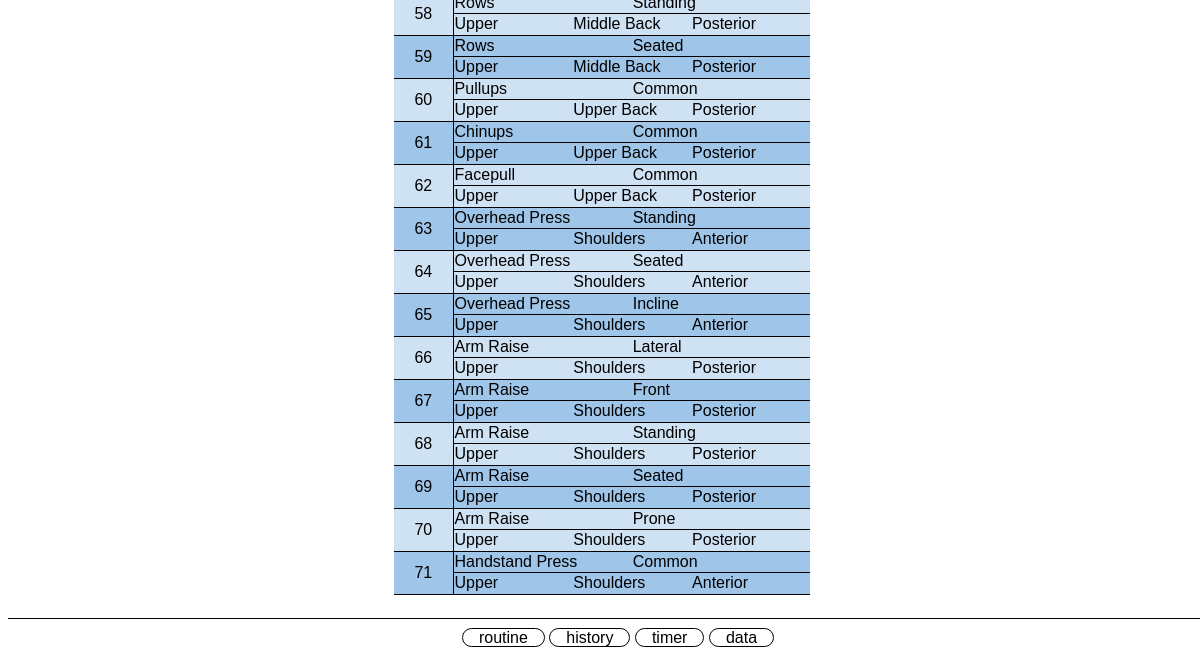
The app's page /exercises (lower part), older data.
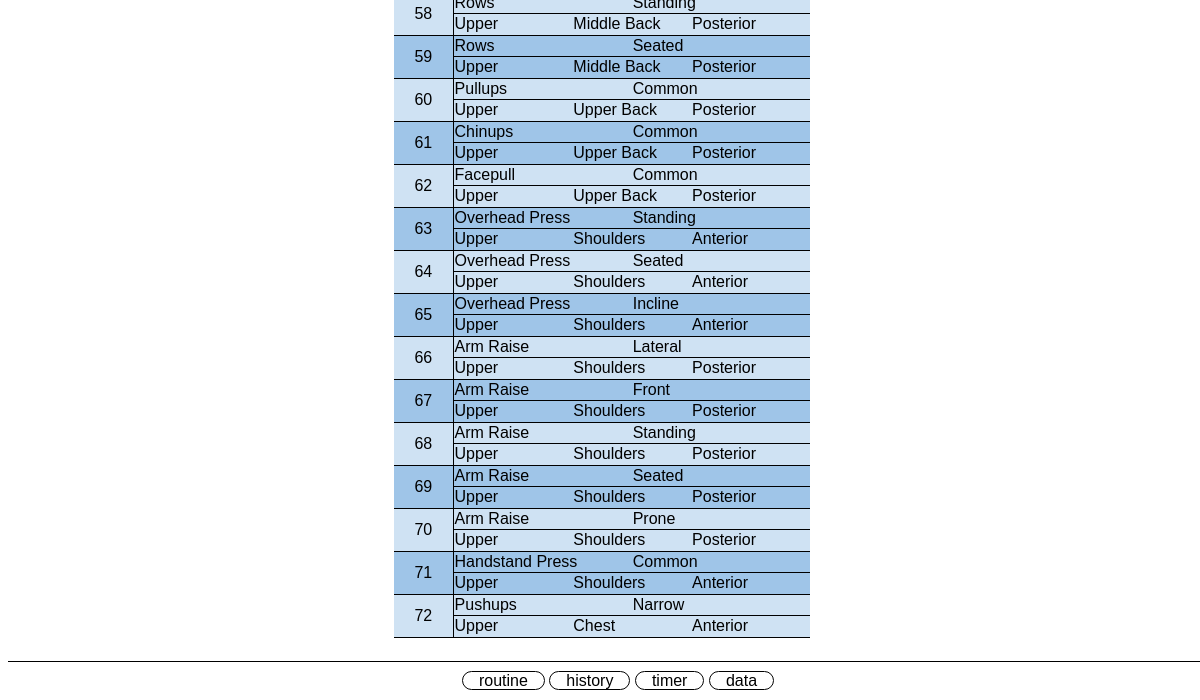
The same page, newer data.
### tables this page shows
CREATE TABLE exercises (
        exercise_id INTEGER PRIMARY KEY,
        exercise TEXT NOT NULL,
        variation TEXT,
        focus TEXT,
        chain TEXT,
        muscle TEXT
    );

### app.py (the view)
@app.route("/exercises", methods=["GET", "POST"])
def exercises():
    if request.method == "POST":
        exercise = request.form.get("exercise")
        variation = request.form.get("variation")
        focus = request.form.get("focus")
        muscle = request.form.get("muscle")
        chain = request.form.get("chain")
        db = sqlite3.connect("workouts.db")
        cur = db.cursor()
        cur.execute("INSERT INTO exercises (exercise, variation, focus, muscle, chain) VALUES(?,?,?,?,?)",
                    (exercise, variation, focus, muscle, chain))
        db.commit()
        db.close()
        return redirect("/exercises")
    else:
        db = sqlite3.connect("workouts.db")
        db.row_factory = sqlite3.Row
        cur = db.cursor()
        cur.execute("SELECT muscle FROM muscles")
        muscles = cur.fetchall()
        cur.execute("SELECT * FROM exercises")
        exercises = cur.fetchall()
        return render_template("exercises.html", exercises=exercises, muscles=muscles, chains=CHAINS, focuses=FOCUSES, antirotations=ANTIROTATIONS)

### app.py (called while the page is built)
@app.after_request
def after_request(response):
    response.headers["Cache-Control"] = "no-cache, no-store, must-revalidate"
    response.headers["Expires"] = 0
    response.headers["Pragma"] = "no-cache"
    return response

### templates/exercises.html (shortened to what this page needs)
{% extends "layout.html" %}
{% block body %}
    <div class="container">
        <div class="section data">
            <table id="table-exercises">
                <tbody>
                    {% for exercise in exercises %}
                        <tr>
                            <td class="table-ex-id">{{ exercise.exercise_id }}</td>
                            <td class="table-ex-name">{{ exercise.exercise }}</td>
                            <td class="table-ex-variation">{{ exercise.variation }}</td>
                            <td class="table-ex-focus">{{ exercise.focus }}</td>
                            <td class="table-ex-muscle">{{ exercise.muscle }}</td>
                            <td class="table-ex-chain">{{ exercise.chain }}</td>
                        </tr>
                    {% endfor %}
                </tbody>
            </table>
        </div>
    </div>
{% endblock %}

### templates/layout.html (shortened to what this page needs)
<!DOCTYPE html>
<html lang="en">
    <head>
        <link href="/static/styles.css" rel="stylesheet">
    </head>
    <body>
            {% block body %}{% endblock %}
        <footer>
            <nav class="nav-footer">
                <a class="round-nav" href="{{ url_for('routine') }}">routine</a>
                <a class="round-nav" href="{{ url_for('history') }}">history</a>
                <a class="round-nav" href="{{ url_for('timer') }}">timer</a>
                <a class="round-nav" href="{{ url_for('data') }}">data</a>
            </nav>
        </footer>
    </body>
</html>

### static/styles.css (style rules this page uses)
* { font-family: 'Trebuchet MS', sans-serif; }
a { text-decoration: none; color: #000; }
.container { margin-bottom: 50px; padding-bottom: 10px; position: fixed; width: 99%; overflow: auto; top: 30px; bottom: 0px; }
.section { margin-left: auto; margin-right: auto; width: fit-content; }
.data { background-color: white; }
footer { border-top: 1px solid black; margin-top: 10px; padding: 10px; text-align: center; position: fixed; bottom: 0; width: 100%; }
.round-nav { border: 1px solid black; border-radius: 12px; padding: 0.01em 16px; }
#table-exercises tbody > tr:nth-child(even) { background-color: #cfe2f3; }
#table-exercises tbody > tr:nth-child(odd) { background-color: #9fc5e8; }

Row changes from the older to the newer data that the page shows:
added exercises: exercise_id "72", exercise "Pushups", variation "Narrow", focus "Upper", muscle "Chest", chain "Anterior"
